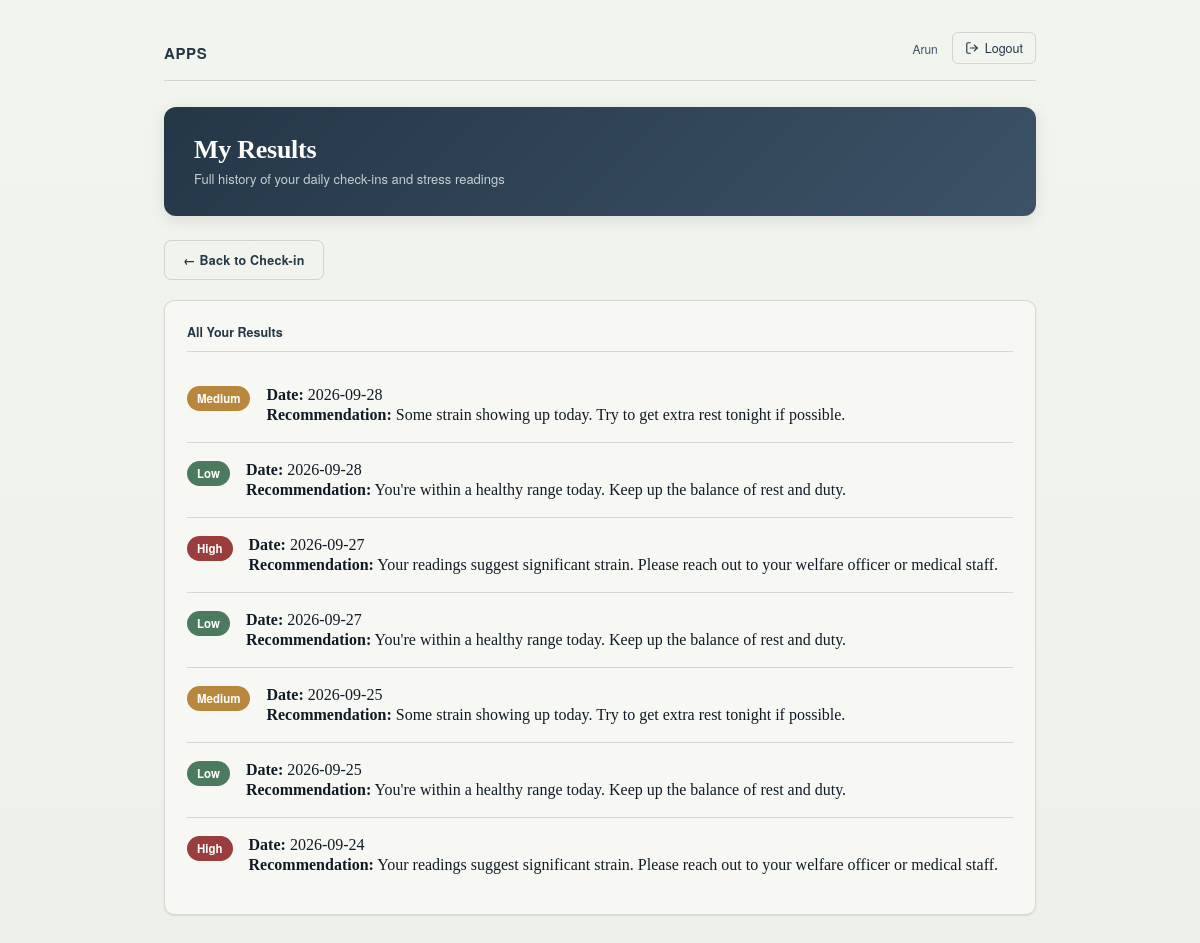
The app's page /results (signed in) with its own data.
### tables this page shows
CREATE TABLE DailyData (
            id INTEGER PRIMARY KEY AUTOINCREMENT,
            user_id INTEGER NOT NULL,
            date TEXT NOT NULL,
            sleep_hours REAL,
            duty_hours REAL,
            heart_rate INTEGER,
            mood_score INTEGER,
            stress_level TEXT,
            recommendation TEXT
        );

### app.py (the view)
@app.route("/results")
def results():
    if "user_id" not in session:
        return redirect(url_for("login"))
    conn = get_db()
    history = conn.execute(
        "SELECT * FROM DailyData WHERE user_id = ? ORDER BY id DESC",
        (session["user_id"],)
    ).fetchall()
    conn.close()
    return render_template(
        "results.html",
        user_name=session["user_name"],
        history=history
    )

### app.py (called while the page is built)
def get_db():
    conn = sqlite3.connect(DB_PATH)
    conn.row_factory = sqlite3.Row
    return conn

### templates/results.html (shortened to what this page needs)
<!DOCTYPE html>
<html lang="en">
<head>
<link rel="stylesheet" href="{{ url_for('static', filename='style.css') }}">
</head>
<body>
<div class="wrap">
  <header class="top">
    <div>
      <div class="mark">APPS</div>
    </div>
    <div style="display:flex; align-items:center; gap:14px;">
      <span class="role-pill">{{ user_name }}</span>
    <a href="/logout" class="logout-link">
  <svg class="logout-icon" width="14" height="14" viewBox="0 0 24 24" fill="none" stroke="currentColor" stroke-width="2" stroke-linecap="round" stroke-linejoin="round">
    <path d="M9 21H5a2 2 0 0 1-2-2V5a2 2 0 0 1 2-2h4"></path>
    <polyline points="16 17 21 12 16 7"></polyline>
    <line x1="21" y1="12" x2="9" y2="12"></line>
  </svg>
  <span>Logout</span>
</a>
    </div>
  </header>
  <div class="welcome-banner">
    <h2>My Results</h2>
    <p>Full history of your daily check-ins and stress readings</p>
  </div>
  <div style="margin-bottom:20px;">
    <a href="/dashboard" style="display:inline-flex; align-items:center; gap:6px; padding:10px 18px; background:transparent; color:var(--steel-deep); border:1.5px solid var(--line); border-radius:7px; font-family:'Helvetica Neue', Arial, sans-serif; font-weight:600; font-size:12.5px; letter-spacing:0.02em; text-decoration:none; transition: background 0.2s ease, border-color 0.2s ease;" onmouseover="this.style.background='var(--card)'; this.style.borderColor='var(--steel-deep)';" onmouseout="this.style.background='transparent'; this.style.borderColor='var(--line)';">&larr; Back to Check-in</a>
  </div>
  <div class="card">
    <h3>All Your Results</h3>
    {% if history %}
      {% for entry in history %}
        <div class="result-entry">
          <span class="result-badge badge-{{ entry.stress_level|lower }}">{{ entry.stress_level }}</span>
          <div class="result-text">
            <p><b>Date:</b> {{ entry.date }}</p>
            <p><b>Recommendation:</b> {{ entry.recommendation }}</p>
          </div>
        </div>
      {% endfor %}
    {% endif %}
  </div>
</div>
</body>
</html>

### static/style.css (style rules this page uses)
:root { --ink:#101b26; --paper:#eef1ea; --steel:#3c5266; --steel-deep:#243747; --signal-low:#4c7a5e; --signal-med:#b8863c; --signal-high:#9c3d3d; --line: rgba(16,27,38,0.14); --card:#f7f8f4; }
* { box-sizing:border-box; }
html,body { margin:0;padding:0; }
body { background: linear-gradient(180deg, #f2f4ee 0%, var(--paper) 100%); color:var(--ink); font-family: 'Iowan Old Style','Georgia',serif; min-height:100vh; }
a { color:var(--steel-deep); }
.wrap { max-width:920px; margin:0 auto; padding:32px 24px 80px; }
header.top { display:flex; justify-content:space-between; align-items:flex-end; border-bottom:1px solid var(--line); padding-bottom:16px; margin-bottom:26px; }
.mark { font-family: 'Helvetica Neue', Arial, sans-serif; font-weight:700; font-size:15px; letter-spacing:0.04em; color:var(--steel-deep); }
header.top .role-pill { font-family:'Helvetica Neue', Arial, sans-serif; font-size:12px; color:var(--steel); }
header.top .logout-link { font-family:'Helvetica Neue', Arial, sans-serif; font-size:12.5px; color:var(--steel-deep); text-decoration:none; border:1px solid var(--line); padding:6px 12px; border-radius:6px; }
.card { background:var(--card); border:1px solid var(--line); border-radius:10px; padding:22px; box-shadow: 0 1px 3px rgba(16,27,38,0.04), 0 1px 2px rgba(16,27,38,0.06); }
.card h3 { font-family:'Helvetica Neue', Arial, sans-serif; font-size:12.5px; color:var(--steel-deep); margin:0 0 16px; font-weight:700; border-bottom:1px solid var(--line); padding-bottom:10px; }
.result-badge { display:inline-block; font-family:'Helvetica Neue', Arial, sans-serif; font-size:11.5px; font-weight:700; padding:4px 10px; border-radius:20px; color:#fff; margin-bottom:10px; }
.badge-low { background:var(--signal-low); }
.badge-medium { background:var(--signal-med); }
.badge-high { background:var(--signal-high); }
.result-entry { padding:16px 0; margin-bottom:0; border-bottom:1px solid var(--line); display:flex; gap:16px; align-items:flex-start; }
.result-entry:last-child { border-bottom:none; }
.result-entry .result-badge { flex-shrink:0; margin-bottom:0; margin-top:2px; }
.result-entry .result-text { flex:1; }
.result-entry .result-text p { margin:2px 0; }
.welcome-banner { background: linear-gradient(135deg, var(--steel-deep) 0%, var(--steel) 100%); border-radius:12px; padding:28px 30px; margin-bottom:24px; color:#fdfdf9; box-shadow: 0 4px 16px rgba(16,27,38,0.1); }
.welcome-banner h2 { font-size:26px; font-weight:600; margin:0 0 4px; letter-spacing:-0.01em; color:#fdfdf9; }
.welcome-banner p { font-family:'Helvetica Neue', Arial, sans-serif; font-size:13px; color:rgba(253,253,249,0.75); margin:0; }
header.top .logout-link { display:inline-flex; align-items:center; gap:6px; transition: background 0.2s ease, border-color 0.2s ease, color 0.2s ease; }

### records on screen
DailyData: stress_level "Medium", date "2026-09-28", recommendation "Some strain showing up today. Try to get extra rest tonight if possible."
DailyData: stress_level "Low", date "2026-09-28", recommendation "You're within a healthy range today. Keep up the balance of rest and duty."
DailyData: stress_level "High", date "2026-09-27", recommendation "Your readings suggest significant strain. Please reach out to your welfare officer or medical staff."
DailyData: stress_level "Low", date "2026-09-27", recommendation "You're within a healthy range today. Keep up the balance of rest and duty."
DailyData: stress_level "Medium", date "2026-09-25", recommendation "Some strain showing up today. Try to get extra rest tonight if possible."
DailyData: stress_level "Low", date "2026-09-25", recommendation "You're within a healthy range today. Keep up the balance of rest and duty."
DailyData: stress_level "High", date "2026-09-24", recommendation "Your readings suggest significant strain. Please reach out to your welfare officer or medical staff."

### other values on screen
{{ user_name }} "Arun"
